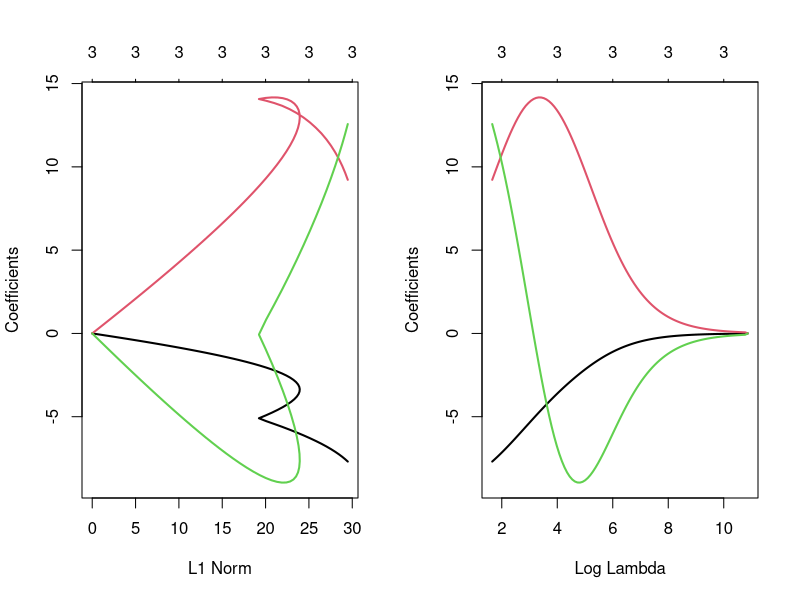
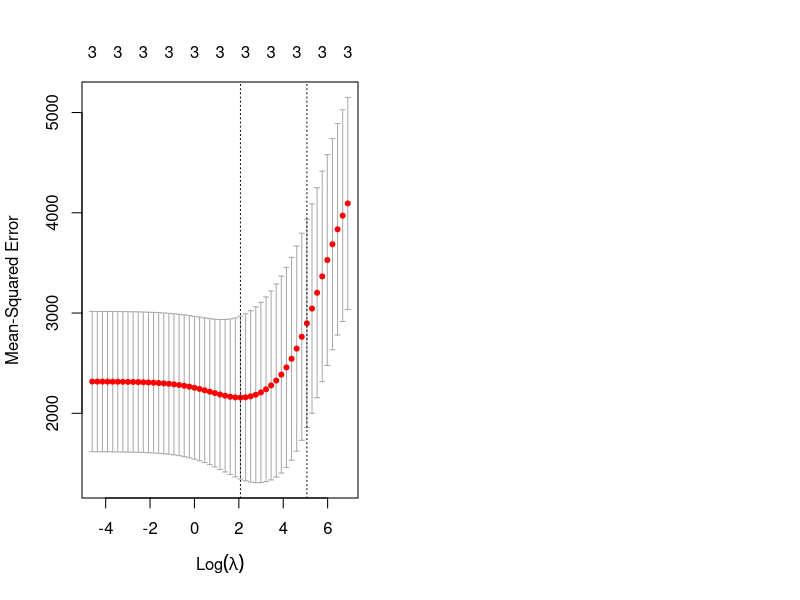
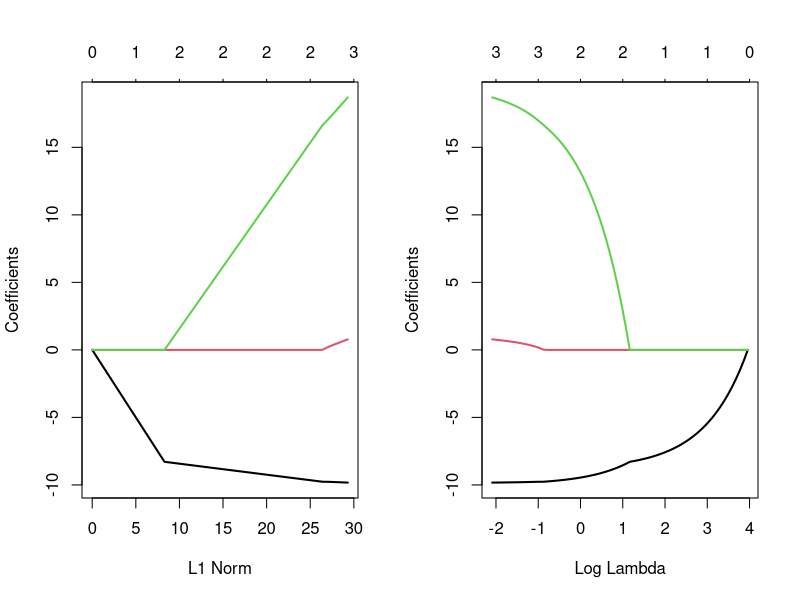
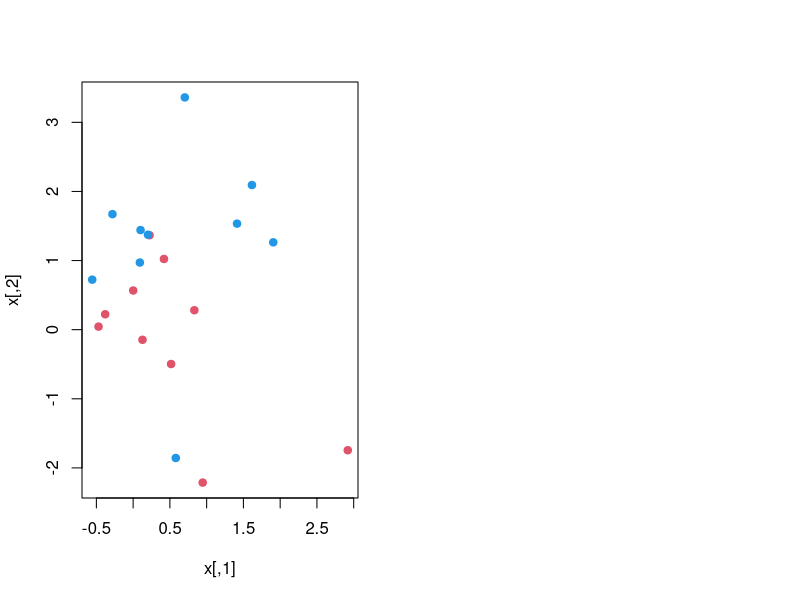
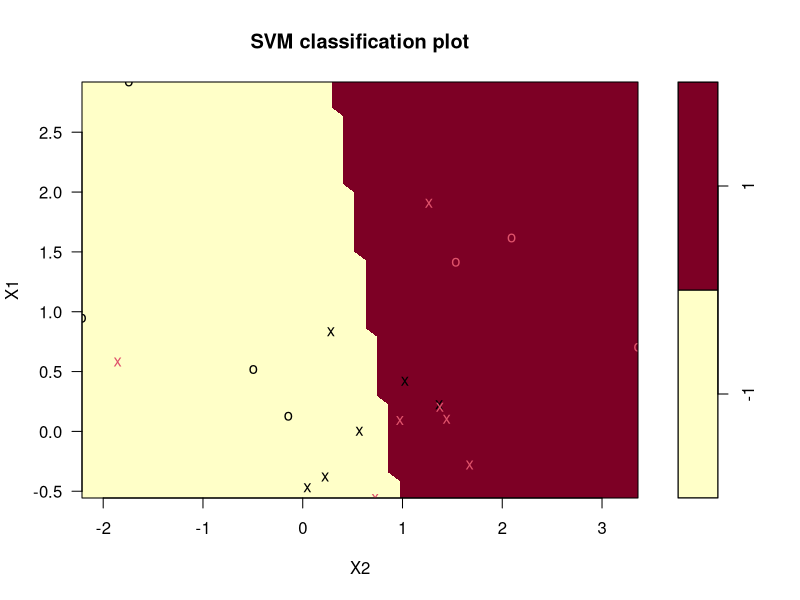

The R script that drew these images, in order:
## ---- chunk 1
library(gridExtra)
library(dplyr)
## ---- chunk 2
#\| output-location: column
library(glmnet)
y <- mtcars$hp
x <- mtcars %>% select(mpg, wt, drat) %>% data.matrix()
reg.ridge = glmnet(x, y, alpha=0)
par(mfrow = c(1, 2))
  plot(reg.ridge, lwd = 2)
  plot(reg.ridge, lwd = 2, xvar = "lambda")
 

## ---- chunk 3
lambdas <- 10^seq(3, -2, by = -.1)
cv_fit <- cv.glmnet(x, y, alpha = 0, lambda = lambdas)
plot(cv_fit)
## ---- chunk 4
reg.ridge = glmnet(x, y, alpha=1)
par(mfrow = c(1, 2))
  plot(reg.ridge, lwd = 2)
  plot(reg.ridge, lwd = 2, xvar = "lambda")

## ---- chunk 5
library(e1071)
x = matrix(rnorm(40), 20, 2)
y = rep(c(-1, 1), c(10, 10))
x[y == 1,] = x[y == 1,] + 1
plot(x, col = y + 3, pch = 19)

## ---- chunk 6
dat = data.frame(x, y = as.factor(y))
svmfit = svm(y ~ ., data = dat, kernel = "linear", cost = 10, scale = FALSE)
plot(svmfit, dat)
